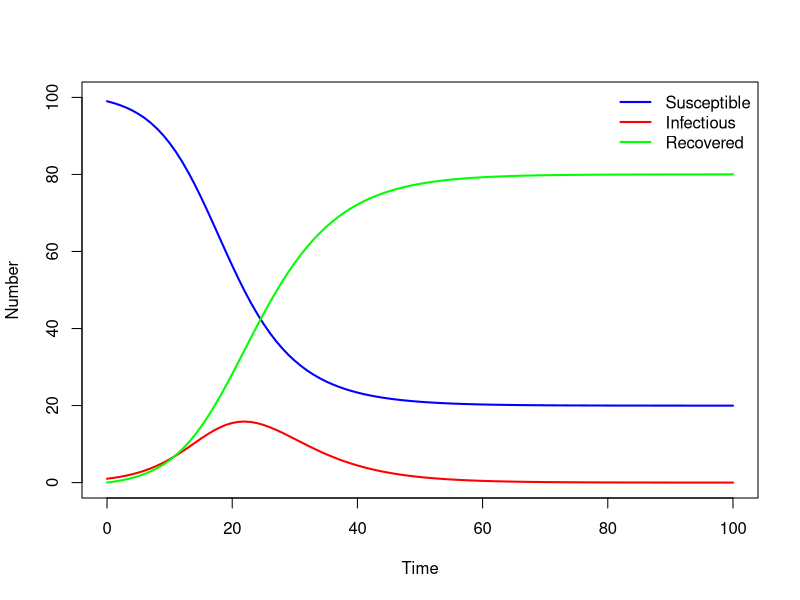

This chart was generated by the following R code:
## ---- chunk 1
library(deSolve) # For solving systems of ODEs

# Define model function
SIR_model <- function(times, state, parms)
{
    # Get variables
    S <- state["S"]
    I <- state["I"]
    R <- state["R"]
    N <- S + I + R
    # Get parameters
    beta <- parms["beta"]
    gamma <- parms["gamma"]
    # Define differential equations
    dS <- -(beta * I / N) * S
    dI <- (beta * I / N) * S - gamma * I
    dR <- gamma * I
    res <- list(c(dS, dI, dR))
    return (res)
}

# Define parameter values
parms <- c(beta = 0.4, gamma = 0.2)

# Define time to solve equations
times <- seq(from = 0, to = 100, by = 1)

# Define initial conditions
N <- 100
I_0 <- 1
R_0 <- 0
S_0 <- N - I_0 - R_0
y <- c(S = S_0, I = I_0, R = R_0)

# Solve equations
output_raw <- ode(y = y, times = times, func = SIR_model, parms = parms)

# Convert matrix to data frame for easier manipulation
output <- as.data.frame(output_raw)

# Plot model output
plot(output$time, output$S, type = "l", col = "blue", lwd = 2, ylim = c(0, N),
      xlab = "Time", ylab = "Number")
lines(output$time, output$I, lwd = 2, col = "red", type = "l")
lines(output$time, output$R, lwd = 2, col = "green", type = "l")
legend("topright", legend = c("Susceptible", "Infectious", "Recovered"),
       col = c("blue", "red", "green"), lwd = 2, bty = "n")
